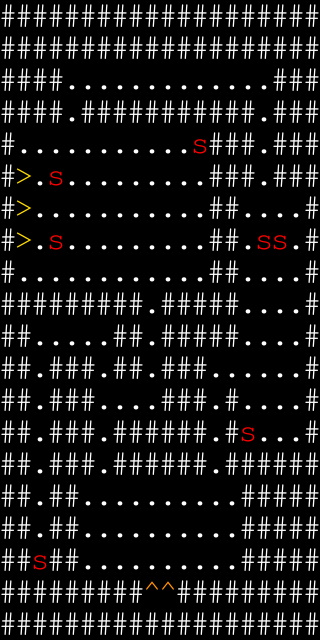

Rendered tile map (Tiled .tmx) drawn with the repository's tilesets; below, a short description and the full map source, tile grids included:
An orthogonal 20x20 tile map with 16x32 px tiles, 2 tile layers (Terrain, Foes).

<map version="1.10" tiledversion="1.11.2" orientation="orthogonal" renderorder="right-down" width="20" height="20" tilewidth="16" tileheight="32" infinite="0" nextlayerid="4" nextobjectid="1">
 <properties>
  <property name="fp_regen" type="int" value="100" />
  <property name="name" value="Branching paths" />
  <property name="senses" value="Self;Sight;Touch;Hearing" />
  <property name="timeline_length" type="int" value="100" />
  <property name="timeline_type" value="Asynchronous" />
 </properties>
 <tileset firstgid="1" source="tileset/editor.tsx" />
 <layer id="2" name="Terrain" width="20" height="20">
  <data encoding="csv">
5,5,5,5,5,5,5,5,5,5,5,5,5,5,5,5,5,5,5,5,
5,5,5,5,5,5,5,5,5,5,5,5,5,5,5,5,5,5,5,5,
5,5,5,5,1,1,1,1,1,1,1,1,1,1,1,1,1,5,5,5,
5,5,5,5,1,5,5,5,5,5,5,5,5,5,5,5,1,5,5,5,
5,1,1,1,1,1,1,1,1,1,1,1,1,5,5,5,1,5,5,5,
5,9,1,1,1,1,1,1,1,1,1,1,1,5,5,5,1,5,5,5,
5,9,1,1,1,1,1,1,1,1,1,1,1,5,5,1,1,1,1,5,
5,9,1,1,1,1,1,1,1,1,1,1,1,5,5,1,1,1,1,5,
5,1,1,1,1,1,1,1,1,1,1,1,1,5,5,1,1,1,1,5,
5,5,5,5,5,5,5,5,5,1,5,5,5,5,5,1,1,1,1,5,
5,5,1,1,1,1,1,5,5,1,5,5,5,5,5,1,1,1,1,5,
5,5,1,5,5,5,1,5,5,1,5,5,5,1,1,1,1,1,1,5,
5,5,1,5,5,5,1,1,1,1,5,5,5,1,5,1,1,1,1,5,
5,5,1,5,5,5,1,5,5,5,5,5,5,1,5,1,1,1,1,5,
5,5,1,5,5,5,1,5,5,5,5,5,5,1,5,5,5,5,5,5,
5,5,1,5,5,1,1,1,1,1,1,1,1,1,1,5,5,5,5,5,
5,5,1,5,5,1,1,1,1,1,1,1,1,1,1,5,5,5,5,5,
5,5,1,5,5,1,1,1,1,1,1,1,1,1,1,5,5,5,5,5,
5,5,5,5,5,5,5,5,5,3,3,5,5,5,5,5,5,5,5,5,
5,5,5,5,5,5,5,5,5,5,5,5,5,5,5,5,5,5,5,5
</data>
 </layer>
 <layer id="3" name="Foes" width="20" height="20">
  <data encoding="csv">
0,0,0,0,0,0,0,0,0,0,0,0,0,0,0,0,0,0,0,0,
0,0,0,0,0,0,0,0,0,0,0,0,0,0,0,0,0,0,0,0,
0,0,0,0,0,0,0,0,0,0,0,0,0,0,0,0,0,0,0,0,
0,0,0,0,0,0,0,0,0,0,0,0,0,0,0,0,0,0,0,0,
0,0,0,0,0,0,0,0,0,0,0,0,7,0,0,0,0,0,0,0,
0,0,0,7,0,0,0,0,0,0,0,0,0,0,0,0,0,0,0,0,
0,0,0,0,0,0,0,0,0,0,0,0,0,0,0,0,0,0,0,0,
0,0,0,7,0,0,0,0,0,0,0,0,0,0,0,0,7,7,0,0,
0,0,0,0,0,0,0,0,0,0,0,0,0,0,0,0,0,0,0,0,
0,0,0,0,0,0,0,0,0,0,0,0,0,0,0,0,0,0,0,0,
0,0,0,0,0,0,0,0,0,0,0,0,0,0,0,0,0,0,0,0,
0,0,0,0,0,0,0,0,0,0,0,0,0,0,0,0,0,0,0,0,
0,0,0,0,0,0,0,0,0,0,0,0,0,0,0,0,0,0,0,0,
0,0,0,0,0,0,0,0,0,0,0,0,0,0,0,7,0,0,0,0,
0,0,0,0,0,0,0,0,0,0,0,0,0,0,0,0,0,0,0,0,
0,0,0,0,0,0,0,0,0,0,0,0,0,0,0,0,0,0,0,0,
0,0,0,0,0,0,0,0,0,0,0,0,0,0,0,0,0,0,0,0,
0,0,7,0,0,0,0,0,0,0,0,0,0,0,0,0,0,0,0,0,
0,0,0,0,0,0,0,0,0,0,0,0,0,0,0,0,0,0,0,0,
0,0,0,0,0,0,0,0,0,0,0,0,0,0,0,0,0,0,0,0
</data>
 </layer>
</map>
